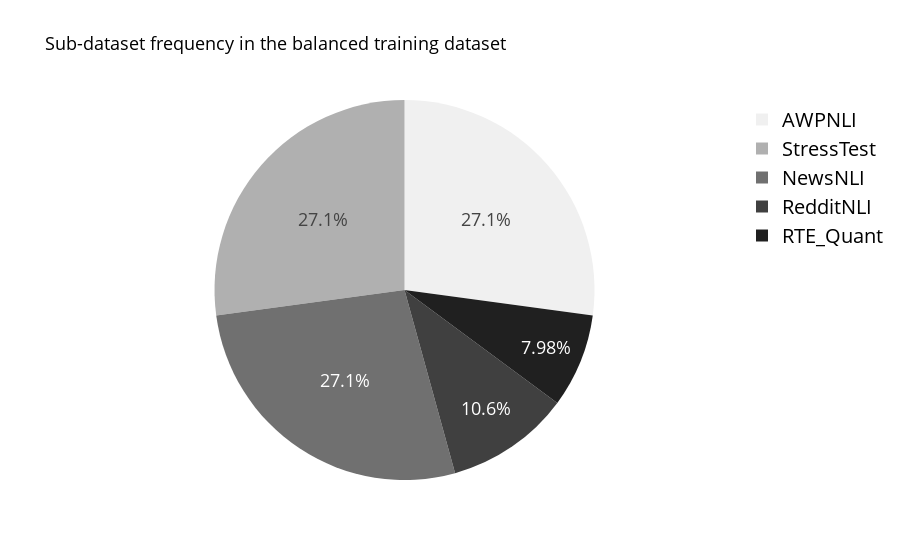

Notebook cell for this chart:
### Code cell
import pandas as pd
import plotly.express as px
import os

df = pd.DataFrame({
    "dataset": ["AWPNLI", "StressTest", "NewsNLI", "RedditNLI", "RTE_Quant"],
    "ratio": [0.271457, 0.271457, 0.271457, 0.105788, 0.079840]
})

# Define a grayscale color scale
grayscale_colors = ['#f0f0f0', '#b0b0b0', '#707070', '#404040', '#202020']

fig = px.pie(df, values='ratio', names='dataset', title='Sub-dataset frequency in the balanced training dataset', color_discrete_sequence=grayscale_colors, labels={'dataset': 'Dataset', 'ratio': 'Frequency'})

# Update layout for black text and white background
fig.update_layout(
    paper_bgcolor='white',
    plot_bgcolor='white',
    font=dict(color='black', size=18),  # Increase the font size for the entire plot
    title=dict(font=dict(size=18)),     # Increase the font size for the title
    legend=dict(font=dict(size=20)),    # Increase the font size for the legend
    showlegend=True
)

# Remove grid lines (not applicable to pie chart, but good practice)
fig.update_xaxes(showgrid=False, zeroline=False)
fig.update_yaxes(showgrid=False, zeroline=False)

# Display the pie chart
fig.show()
fig.write_image("images/balanced_training_dataset.pdf")

### Figure 1 — Plotly figure (JSON) as saved in the notebook; plotly's stock layout.template omitted (floating-point values rounded to 4 significant figures)
{"data": [{"domain": {"x": [0.0, 1.0], "y": [0.0, 1.0]}, "hovertemplate": "Dataset=%{label}<br>Frequency=%{value}<extra></extra>", "labels": ["AWPNLI", "StressTest", "NewsNLI", "RedditNLI", "RTE_Quant"], "legendgroup": "", "name": "", "showlegend": true, "values": [0.2715, 0.2715, 0.2715, 0.1058, 0.07984], "type": "pie"}], "layout": {"legend": {"tracegroupgap": 0, "font": {"size": 20}}, "title": {"text": "Sub-dataset frequency in the balanced training dataset", "font": {"size": 18}}, "piecolorway": ["#f0f0f0", "#b0b0b0", "#707070", "#404040", "#202020"], "font": {"color": "black", "size": 18}, "paper_bgcolor": "white", "plot_bgcolor": "white", "showlegend": true, "xaxis": {"showgrid": false, "zeroline": false}, "yaxis": {"showgrid": false, "zeroline": false}}}
